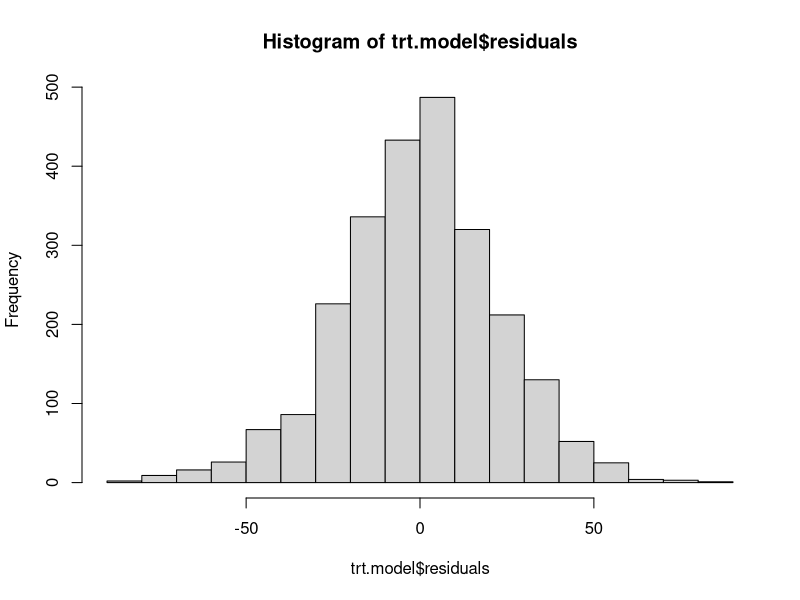
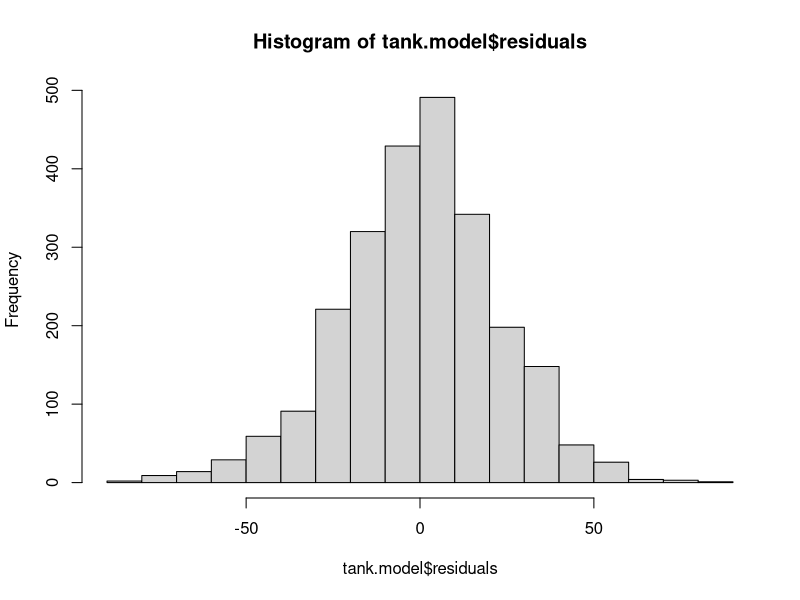
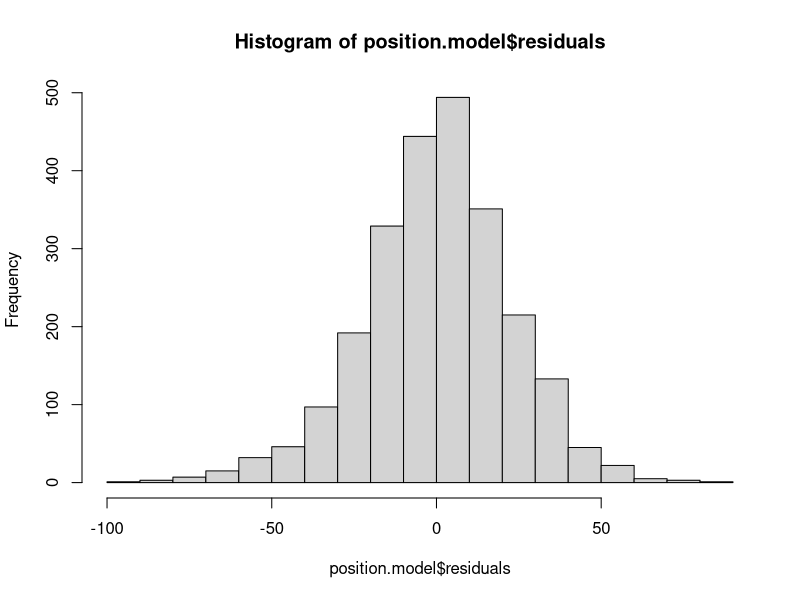
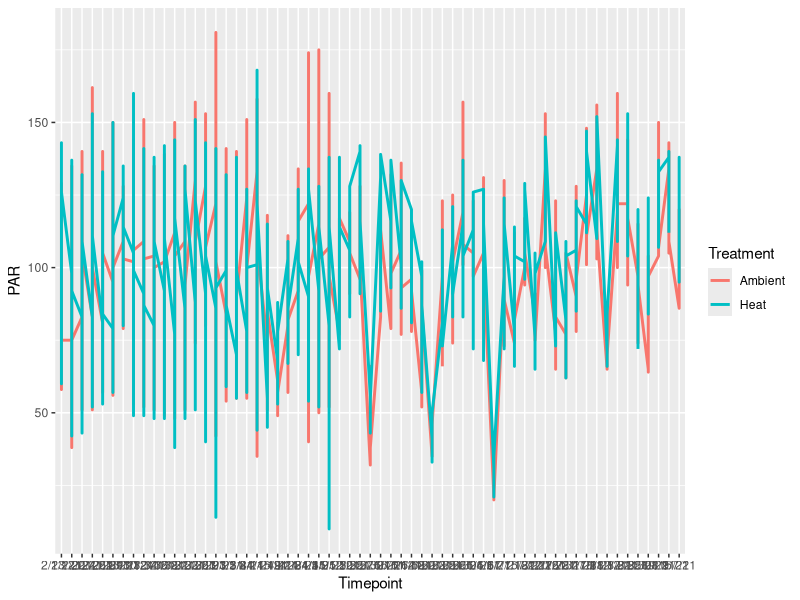
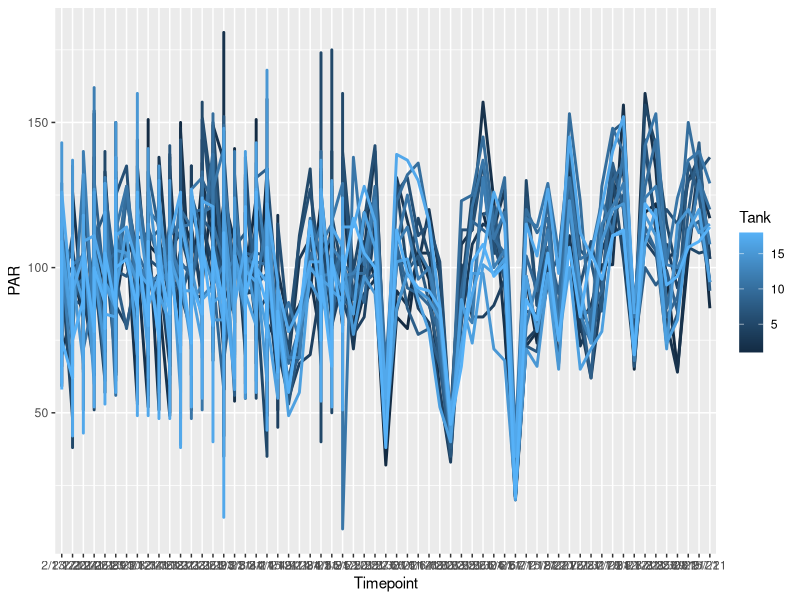
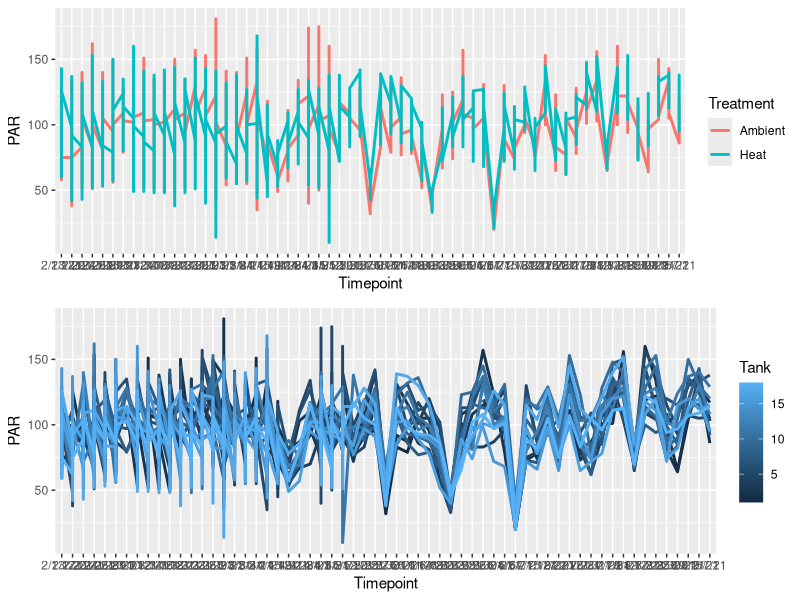
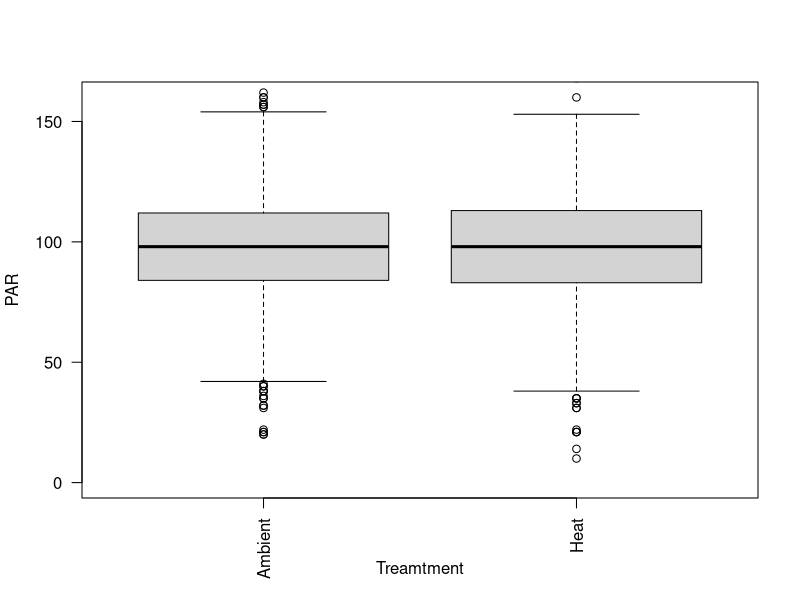
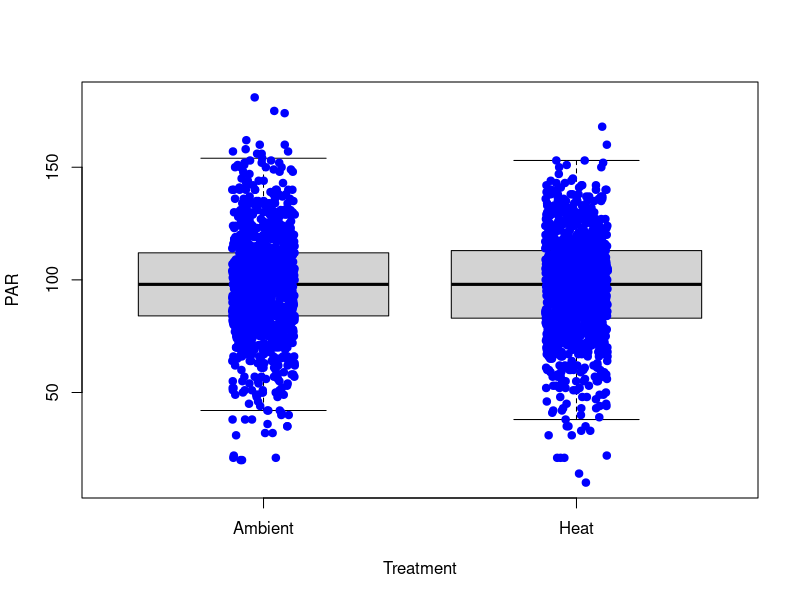

The R script that drew these images, in order:
## ---- chunk 1
knitr::opts_chunk$set(echo = TRUE)
## ---- chunk 2
library(tidyverse)
library(gridExtra)
## ---- chunk 3
getwd()
## ---- chunk 4
light <- read.csv("data/Light_Data.csv", header = TRUE)
light <- subset(light, Treatment=="Heat" | Treatment=="Ambient")

## ---- chunk 5
# By Treatment
trt.model <- aov(PAR ~ Treatment,data=light)
trt.model
summary(trt.model)
hist(trt.model$residuals)

# By Tank
tank.model <- aov(PAR ~ Tank,data=light)
tank.model
summary(tank.model)
hist(tank.model$residuals)

# By Position
position.model <- lm(PAR ~ Position, data=light)
position.model
summary(position.model)
hist(position.model$residuals)
## ---- chunk 6
pdf("output/Daily/Light.by.Treatment.pdf")
plot(as.factor(light$Treatment), light$PAR, xlab="Treamtment", ylab="PAR", ylim=c(0,160), las=2)
boxplot(PAR ~ Treatment, data = light, outpch = NA) 
stripchart(PAR ~ Treatment, data = light, 
           vertical = TRUE, method = "jitter", 
           pch = 21, col = "blue", bg = "blue", 
           add = TRUE) 
dev.off()
## ---- chunk 7
pdf("output/Daily/Light.by.Tank.pdf")
plot(as.factor(light$Tank), light$PAR, xlab="Tank", ylab="PAR", ylim=c(0,160), las=2)
boxplot(PAR ~ Tank, data = light, outpch = NA) 
stripchart(PAR ~ Tank, data = light, 
           vertical = TRUE, method = "jitter", 
           pch = 21, col = "blue", bg = "blue", 
           add = TRUE) 
dev.off()
## ---- chunk 8
pdf("output/Daily/Light.by.Position.pdf")
par(mfrow=c(4,4))
Tank1 <- subset(light, Tank==1)
plot(PAR ~ Position, data=Tank1, col=Position, ylim=c(0,160), main = "Tank1")

Tank2 <- subset(light, Tank==2)
plot(PAR ~ Position, data=Tank2, col=Position, ylim=c(0,160), main = "Tank2")

Tank3 <- subset(light, Tank==3)
plot(PAR ~ Position, data=Tank3, col=Position, ylim=c(0,160), main = "Tank3")

Tank4 <- subset(light, Tank==4)
plot(PAR ~ Position, data=Tank4, col=Position, ylim=c(0,160), main = "Tank4")

Tank5 <- subset(light, Tank==5)
plot(PAR ~ Position, data=Tank5, col=Position, ylim=c(0,160), main = "Tank5")

Tank6 <- subset(light, Tank==6)
plot(PAR ~ Position, data=Tank6, col=Position, ylim=c(0,160), main = "Tank6")

Tank7 <- subset(light, Tank==7)
plot(PAR ~ Position, data=Tank7, col=Position, ylim=c(0,160), main = "Tank7")

Tank8 <- subset(light, Tank==8)
plot(PAR ~ Position, data=Tank8, col=Position, ylim=c(0,160), main = "Tank8")

Tank9 <- subset(light, Tank==9)
plot(PAR ~ Position, data=Tank9, col=Position, ylim=c(0,160), main = "Tank9")

Tank10 <- subset(light, Tank==10)
plot(PAR ~ Position, data=Tank10, col=Position, ylim=c(0,160), main = "Tank10")

Tank11 <- subset(light, Tank==11)
plot(PAR ~ Position, data=Tank11, col=Position, ylim=c(0,160), main = "Tank11")

Tank12 <- subset(light, Tank==12)
plot(PAR ~ Position, data=Tank12, col=Position, ylim=c(0,160), main = "Tank12")

Tank15 <- subset(light, Tank==15)
plot(PAR ~ Position, data=Tank15, col=Position, ylim=c(0,160), main = "Tank15")

Tank16 <- subset(light, Tank==16)
plot(PAR ~ Position, data=Tank16, col=Position, ylim=c(0,160), main = "Tank16")

Tank17 <- subset(light, Tank==17)
plot(PAR ~ Position, data=Tank17, col=Position, ylim=c(0,160), main = "Tank17")

Tank18 <- subset(light, Tank==18)
plot(PAR ~ Position, data=Tank18, col=Position, ylim=c(0,160), main = "Tank18")

dev.off()
## ---- chunk 9
light.trt.date <- ggplot(light, aes(x=Timepoint, y=PAR, group=Treatment)) +
  geom_line(aes(color = Treatment), size = 1) 
light.trt.date
ggsave("output/Daily/Light.By.Date.Treatment.pdf", light.trt.date, width = 30, height = 21, units = c("in"))


light.tank.date <- ggplot(light, aes(x=Timepoint, y=PAR, group=Tank)) +
  geom_line(aes(color = Tank), size = 1) 
light.tank.date
ggsave("output/Daily/Light.By.Date.Tank.pdf", light.tank.date, width = 30, height = 21, units = c("in"))

plot.all <- grid.arrange(light.trt.date, light.tank.date, ncol=1, nrow=2)
ggsave("output/Daily/Light.By.Date.pdf", plot.all, width = 30, height = 25, units = c("in"))
